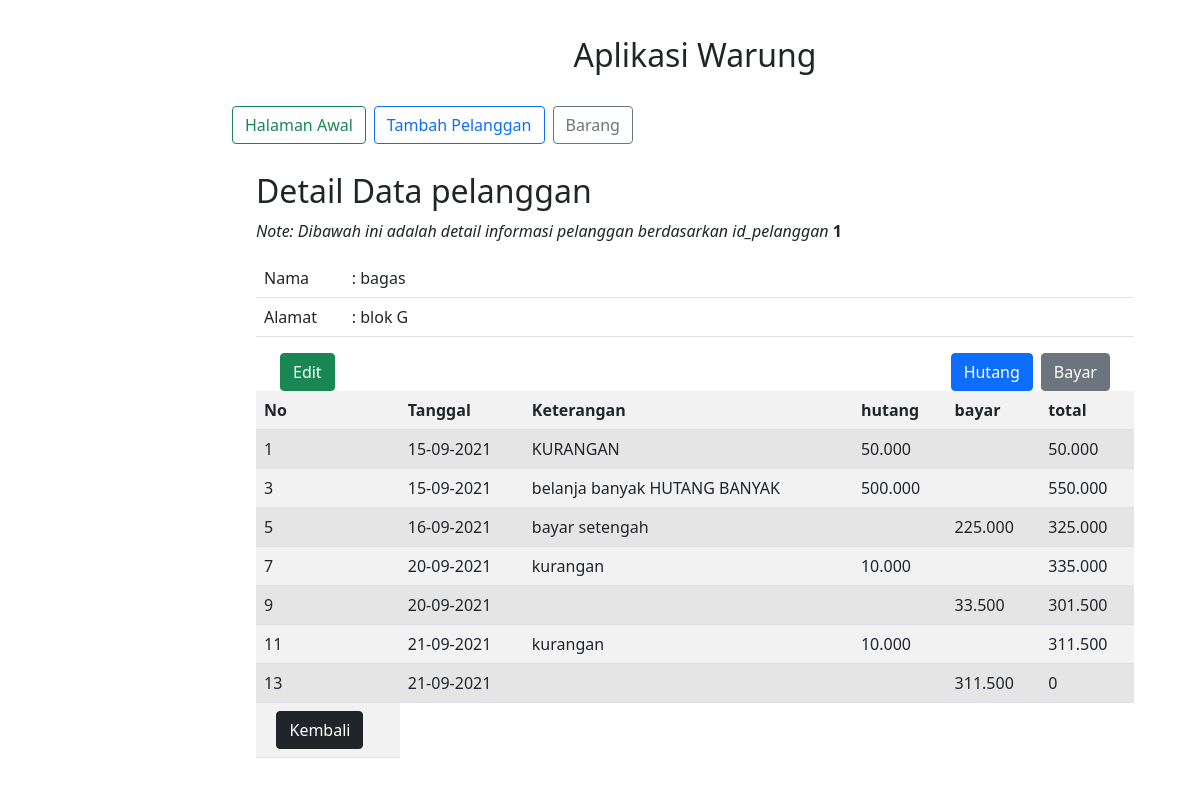
The app's page /detail.php?id_pelanggan=1 with its own data.
### tables this page shows
CREATE TABLE `pelanggan` (
  `id_pelanggan` int(11) NOT NULL,
  `nama` varchar(250) NOT NULL,
  `alamat` varchar(100) NOT NULL
);

CREATE TABLE `transaksi` (
  `id_pelanggan` varchar(11) NOT NULL,
  `id_hutang` int(11) NOT NULL,
  `tanggal` date NOT NULL,
  `keterangan` text NOT NULL,
  `hutang` varchar(50) NOT NULL,
  `bayar` varchar(50) NOT NULL,
  `total` varchar(50) NOT NULL
);

### src/fungsi.php (called while the page is built, shortened)
<?php
function format_rupiah($angka)
{
    $rupiah = number_format($angka, 0, ',', '.');
    return $rupiah;
}

### detail.php (the view, shortened to what this page needs)
<?php
include 'src\koneksi.php';
include 'src\fungsi.php';
if (isset($_GET['id_pelanggan'])) {
    $id_pelanggan = $_GET['id_pelanggan'];
} else {
    die("Error. No ID Selected!");
}
$data = mysqli_query($koneksi, "SELECT * FROM pelanggan where id_pelanggan=$id_pelanggan");
$row = mysqli_fetch_array($data);
?>
<html>
<head>
    <link rel="stylesheet" href="asset/css/bootstrap.min.css" />
    <link rel="stylesheet" href="asset/css/datatables.css">
    <link rel="stylesheet" href="asset/css/jquery.dataTables.min.css">
</head>
<body>
    <div class="container" style="margin-top:3%">
        <div class="row">
            <div class=" col-md-10 offset-md-2">
                <?php
                include "nav.php"
                ?>
                <div class="container" style="margin-top:3%">
                    <h2>Detail Data pelanggan</h2>
                    <p><i>Note: Dibawah ini adalah detail informasi pelanggan berdasarkan id_pelanggan</i> <b><?php echo $id_pelanggan ?></b></p>
                    <table class="table" border="0">
                        <tr>
                            <td style="width: 10%;">Nama</td>
                            <td>: <?php echo $row['nama'] ?></td>
                        </tr>
                        <tr>
                            <td>Alamat</td>
                            <td>: <?php echo $row['alamat'] ?></td>
                        </tr>
                    </table>
                    <div class="container ">
                        <div class="row ">
                            <div class="col-4 d-grid gap-2 d-md-flex">
                                <a class="btn btn-success " data-bs-toggle="modal" data-bs-target="#modalEdit">Edit</a>
                            </div>
                            <div class="col-8 d-grid gap-2 d-md-flex justify-content-md-end">
                                <a class="btn btn-primary " data-bs-toggle="modal" data-bs-target="#modalHutang">Hutang</a>
                                <a class="btn btn-secondary " data-bs-toggle="modal" data-bs-target="#modalBayar">Bayar</a>
                            </div>
                        </div>
                    </div>
                    <table class="table table-striped">
                        <tr>
                            <th>
                                No
                            </th>
                            <th>
                                Tanggal
                            </th>
                            <th>
                                Keterangan
                            </th>
                            <th>
                                hutang
                            </th>
                            <th>
                                bayar
                            </th>
                            <th>
                                total
                            </th>
                        </tr>
                        <?php
                        $no = 1;
                        $data = mysqli_query($koneksi, " select  *
															from
															transaksi
															where
															id_pelanggan = $id_pelanggan
															order by id_hutang asc");
                        while ($rw = mysqli_fetch_array($data)) {
                        ?>
                            <tr class="table-active">
                                <td>
                                    <?= $no++; ?>
                                </td>
                                <td>
                                    <?= date('d-m-Y', strtotime($rw['tanggal'])); ?>
                                </td>
                                <td>
                                    <?= $rw['keterangan']; ?>
                                </td>
                                <td>
                                    <?php if ($rw['hutang'] == '') {
                                    } else {
                                        echo format_rupiah($rw['hutang']);
                                    } ?>
                                </td>
                                <td>
                                    <?php if ($rw['bayar'] == '') {
                                    } else {
                                        echo format_rupiah($rw['bayar']);
                                    } ?>
                                </td>
                                <td>
                                    <?php if ($rw['total'] == '') {
                                    } else {
                                        echo format_rupiah($rw['total']);
                                    } ?>
                                </td>
                            </tr>
                        <?php
                            $no++;
                        }
                        ?>
                        <td>&nbsp; &nbsp;<a class="btn btn-dark" href="./">Kembali</a></td>
                    </table>
                </div>
            </div>
        </div>
</body>
</html>

### records on screen
pelanggan: nama "bagas", alamat "blok G"
transaksi: tanggal "15-09-2021", keterangan "KURANGAN", hutang "50.000", total "50.000"
transaksi: tanggal "15-09-2021", keterangan "belanja banyak HUTANG BANYAK", hutang "500.000", total "550.000"
transaksi: tanggal "16-09-2021", keterangan "bayar setengah", bayar "225.000", total "325.000"
transaksi: tanggal "20-09-2021", keterangan "kurangan", hutang "10.000", total "335.000"
transaksi: tanggal "20-09-2021", bayar "33.500", total "301.500"
transaksi: tanggal "21-09-2021", keterangan "kurangan", hutang "10.000", total "311.500"
transaksi: tanggal "21-09-2021", bayar "311.500", total "0"

### other values on screen
$id_pelanggan "1"
